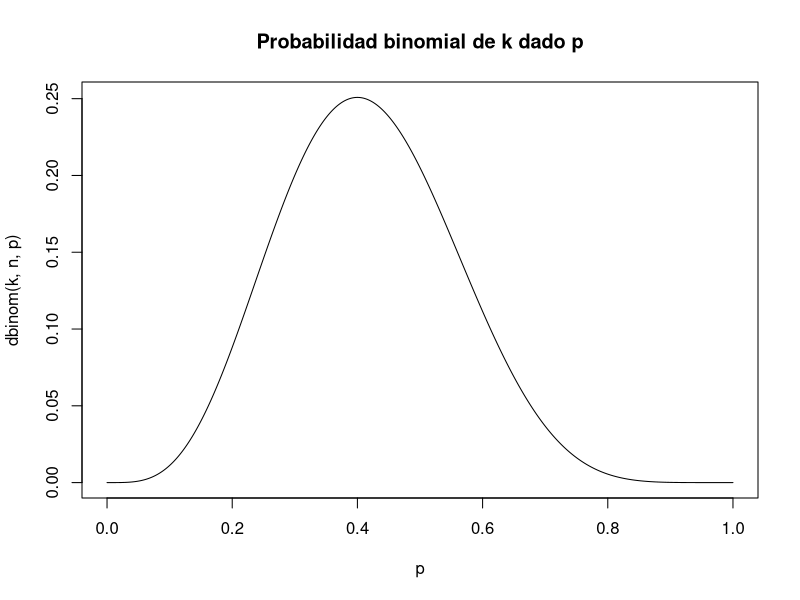
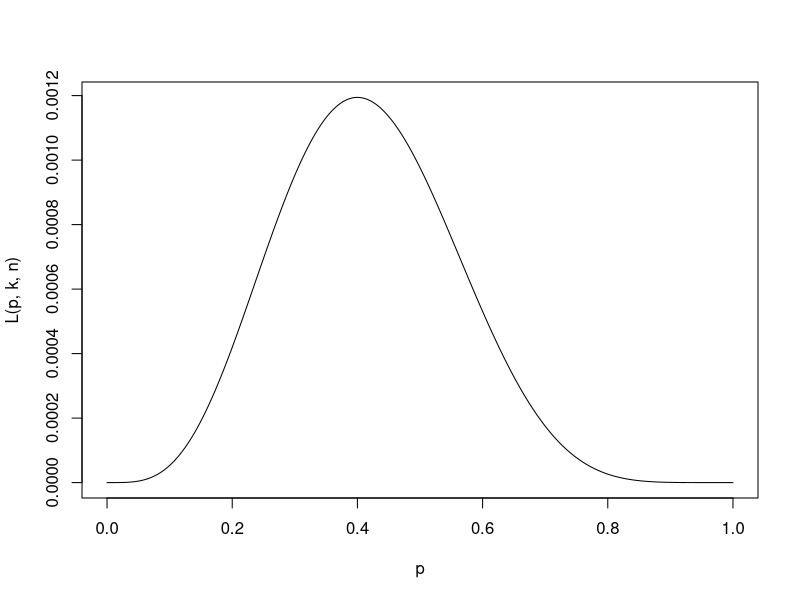
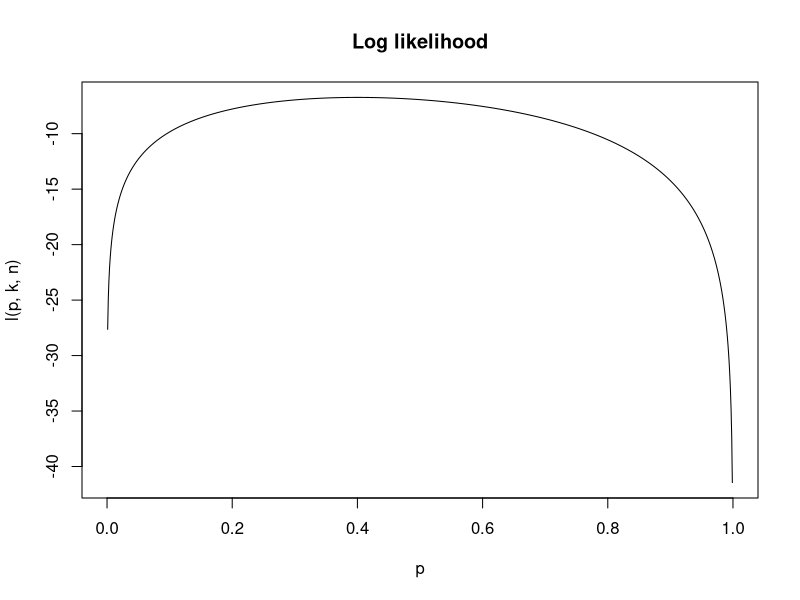

Recreate these plots in R, in order.
##########################################################
##### CURSO Modelado y estimación de ocupación para  #####
#####  poblaciones y comunidades de especies bajo    #####
#####           enfoque Bayesiano.                   #####
#######      CCT Mendoza - ABRIL 2023                #####
##########################################################
###########         Ejemplo 2 - Módulo 2         #########
###########               Likelihood             #########
##########################################################
 
# En una muestra de n = 10 individuos se parasitan k = 4 individuos. 

n = 10  #individuos totales
k = 4   #individuos parasitados
 
# Calcula la probabilidad de obtener estos datos dado que p= 0, 0.1, …, 1. 
# Luego haz un gráfico de esta probabilidad como # función de p.

# genera valores de probabilidad desde 0 hasta 1
p <- seq(0,1,0.001)
p       # Podemos ver los datos generados

# Probabilidad Binomial 
dbinom(k,n,p)

# Graficando Probabilidad binomial de k dado p
plot(p, dbinom(k,n,p), type="l", main="Probabilidad binomial de k dado p")

# Actividad ----
# 1) Prueba diferentes valores de tamaño de muestra (n) y número de individuos
# parasitados (k) y observa cómo cambia el gráfico. ¿Cómo puede usar este gráfico
# para encontrar la “mejor suposición” de la prevalencia del parásito en toda la
# población con base en estos datos?

# 2) Intenta aumentar tanto el tamaño de la muestra (n) como el número de individuos
# parasitados (k) manteniendo las mismas proporciones (ej., k/n = 20/8, 30/12,
# 40/16,…). ¿Cómo cambia la forma de la curva cuando aumenta el tamaño de la
# muestra?  ¿Como interpretas esto?


# 3) Calcula también la probabilidad de los datos dados los diferentes valores de p 
# cuando los individuos parasitados aparecen en un orden particular (p. ej., primero
# obtienes 4 parasitados, luego 6 no parasitados) y grafica esto. ¿En qué se diferencian
# las dos curvas? ¿Esto tiene sentido? ¿Obtenemos alguna información sobre el parámetro
# sabiendo el orden en el que tomamos muestras de individuos parasitados y no parasitados? 

# Funcion de verosimilitud (likelihood)
L = function(p,k,n) p^k*(1-p)^(n-k)

# Funcion logaritmo de la verosimilitud (log-likelihood)
l = function(p,k,n) k*log(p) + (n-k)*log(1-p)

L(p,k,n)
# Graficando la funcion de verosimilitud
plot(p, L(p,k,n), type="l")

# Graficando la funcion del logaritmo de la verosimilitud (log lokelihood)
plot(p, l(p,k,n), type="l", main="Log likelihood")

# Las funciones de optimizacion en R encuentran el minimo, no el maximo. 
# asi que debemos crear nuevas funciones que nos den la likelihood y log-likelihoods negativas
# y luego minimizarlas

# Likelihood negativa:
mL = function(p,k,n) -p^k*(1-p)^(n-k)

# log-likelihood negativa:
ml = function(p,k,n) -(k*log(p) + (n-k)*log(1-p))

# Utilizar 'optimize' para encontar la soluci?n
optimize(mL, interval = c(0,1), k=k, n=n)
optimize(ml, interval = c(0,1), k=k, n=n)

k/n
